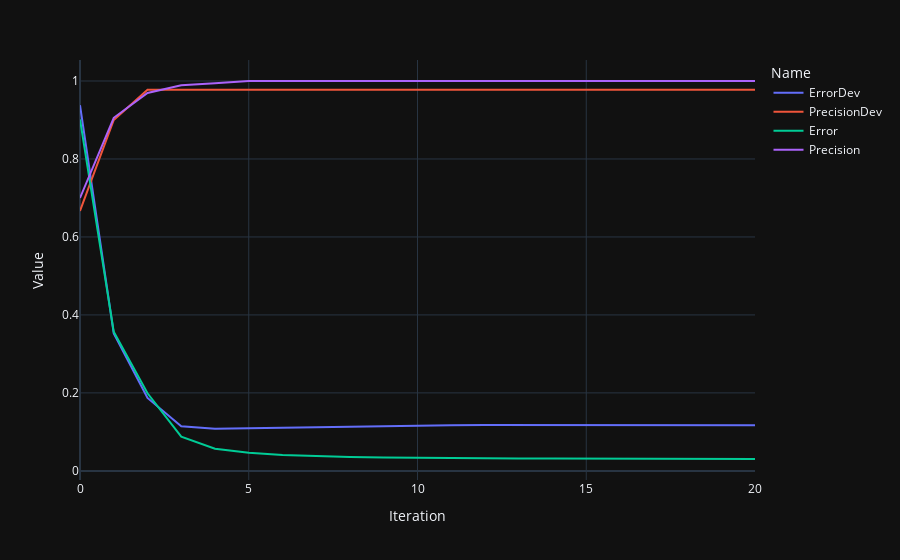

The notebook cell this image was saved under:
### Code cell
px.line(model.trainingData, x='Iteration', y='Value', color='Name')

### Figure 1 — Plotly figure (JSON) as saved in the notebook; plotly's stock layout.template omitted (floating-point values rounded to 4 significant figures)
{"data": [{"hovertemplate": "Name=ErrorDev<br>Iteration=%{x}<br>Value=%{y}<extra></extra>", "legendgroup": "ErrorDev", "line": {"color": "#636efa", "dash": "solid"}, "marker": {"symbol": "circle"}, "mode": "lines", "name": "ErrorDev", "orientation": "v", "showlegend": true, "x": [0, 1, 2, 3, 4, 5, 6, 7, 8, 9, 10, 11, 12, 13, 14, 15, 16, 17, 18, 19, 20], "xaxis": "x", "y": [0.9381, 0.3524, 0.1871, 0.1147, 0.1079, 0.1093, 0.1114, 0.1134, 0.115, 0.1161, 0.1168, 0.1172, 0.1174, 0.1174, 0.1173, 0.1171, 0.117, 0.1169, 0.1168, 0.1167, 0.1167], "yaxis": "y", "type": "scatter"}, {"hovertemplate": "Name=PrecisionDev<br>Iteration=%{x}<br>Value=%{y}<extra></extra>", "legendgroup": "PrecisionDev", "line": {"color": "#EF553B", "dash": "solid"}, "marker": {"symbol": "circle"}, "mode": "lines", "name": "PrecisionDev", "orientation": "v", "showlegend": true, "x": [0, 1, 2, 3, 4, 5, 6, 7, 8, 9, 10, 11, 12, 13, 14, 15, 16, 17, 18, 19, 20], "xaxis": "x", "y": [0.6667, 0.9, 0.9778, 0.9778, 0.9778, 0.9778, 0.9778, 0.9778, 0.9778, 0.9778, 0.9778, 0.9778, 0.9778, 0.9778, 0.9778, 0.9778, 0.9778, 0.9778, 0.9778, 0.9778, 0.9778], "yaxis": "y", "type": "scatter"}, {"hovertemplate": "Name=Error<br>Iteration=%{x}<br>Value=%{y}<extra></extra>", "legendgroup": "Error", "line": {"color": "#00cc96", "dash": "solid"}, "marker": {"symbol": "circle"}, "mode": "lines", "name": "Error", "orientation": "v", "showlegend": true, "x": [0, 1, 2, 3, 4, 5, 6, 7, 8, 9, 10, 11, 12, 13, 14, 15, 16, 17, 18, 19, 20], "xaxis": "x", "y": [0.9013, 0.3567, 0.199, 0.08786, 0.05694, 0.04632, 0.04101, 0.03781, 0.03572, 0.03431, 0.03333, 0.03264, 0.03214, 0.03178, 0.03149, 0.03126, 0.03106, 0.03089, 0.03074, 0.0306, 0.03046], "yaxis": "y", "type": "scatter"}, {"hovertemplate": "Name=Precision<br>Iteration=%{x}<br>Value=%{y}<extra></extra>", "legendgroup": "Precision", "line": {"color": "#ab63fa", "dash": "solid"}, "marker": {"symbol": "circle"}, "mode": "lines", "name": "Precision", "orientation": "v", "showlegend": true, "x": [0, 1, 2, 3, 4, 5, 6, 7, 8, 9, 10, 11, 12, 13, 14, 15, 16, 17, 18, 19, 20], "xaxis": "x", "y": [0.7, 0.9056, 0.9694, 0.9889, 0.9944, 1.0, 1.0, 1.0, 1.0, 1.0, 1.0, 1.0, 1.0, 1.0, 1.0, 1.0, 1.0, 1.0, 1.0, 1.0, 1.0], "yaxis": "y", "type": "scatter"}], "layout": {"xaxis": {"anchor": "y", "domain": [0.0, 1.0], "title": {"text": "Iteration"}}, "yaxis": {"anchor": "x", "domain": [0.0, 1.0], "title": {"text": "Value"}}, "legend": {"title": {"text": "Name"}, "tracegroupgap": 0}, "margin": {"t": 60}}}
